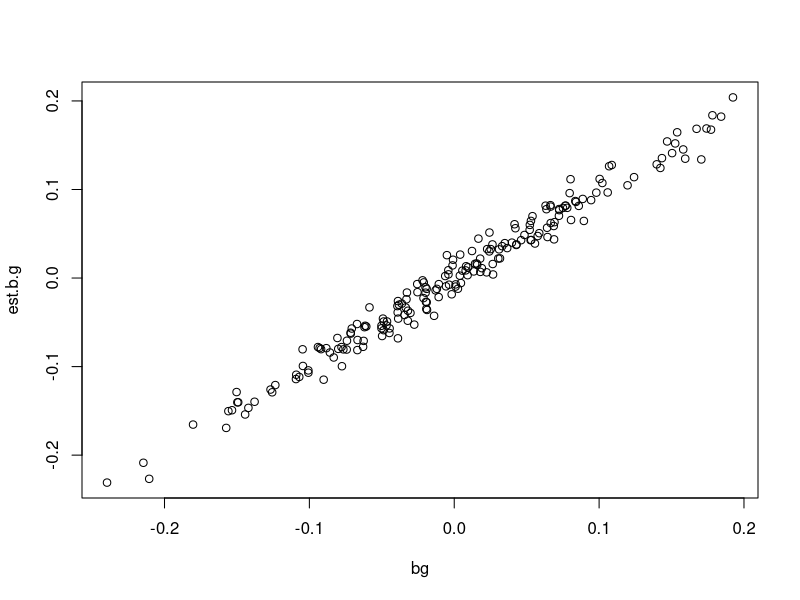
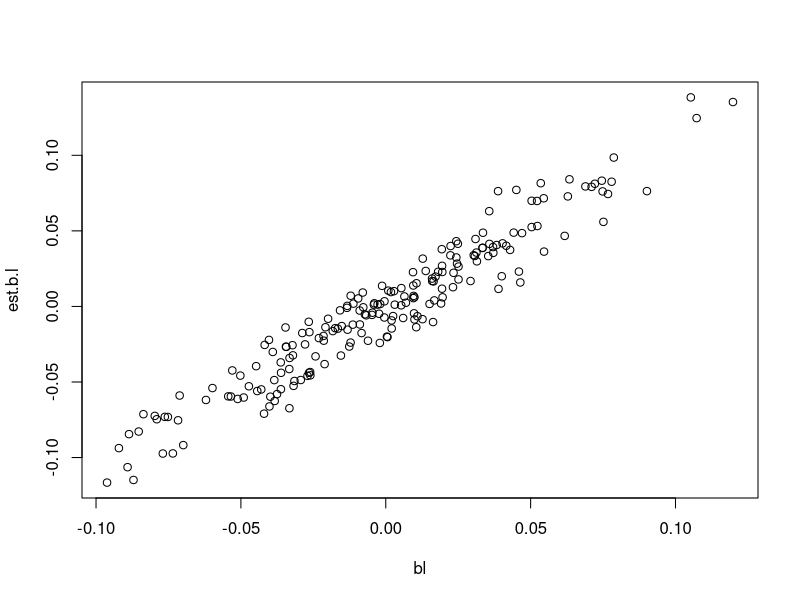

Write the R code that produced these figures, in order. (Note: a time limit stopped this script after it produced the figures.)
## ---- chunk 1
knitr::opts_chunk$set(echo = TRUE)
## ---- chunk 2

library(data.table)
library(ggplot2)
library(dplyr)

## ---- chunk 3


## ---- chunk 4

f1 = 0.8 #frequency in pop1
f2 = 0.3 # frequency in pop2
fbar = (f1 + f2)/2
theta = 0.5 #admixture fraction
nloci = 200 #number of loci
vg = 0.8 #desired total genetic variance

## ---- chunk 5

#simulate genotypes for pop1 (200 loci and 1000 individuals)
geno1 = replicate(nloci, rbinom(1000, 2, f1))

#simulate genotypes for pop2
geno2 = replicate(nloci, rbinom(1000, 2, f2))

## ---- chunk 6

#choose effect sizes for 200 loci
bg = matrix(
  rnorm(nloci, 0, sd= sqrt(vg/(nloci*2*fbar*( 1 - fbar)))), 
  nrow = nloci, ncol = 1)

## ---- chunk 7

#calculate variance between populations
pbar = (f1 + f2)/2
vtotal = sum(2 * bg^2 * fbar * (1 - fbar))
vwithin = sum(2*(bg^2)*f1*(1 - f1) + 2*(bg^2)*f2*(1 - f2))/2
vbetween = vtotal - vwithin

## ---- chunk 8

#simulate local ancestry in admixed population
#admixture fraction: 0.5
lanc = replicate(nloci, rbinom(10000, 2, fbar))

## ---- chunk 9
#simulate genotypes
geno.admix = structure(sapply(lanc, function(x){
  if(x == 0){
    g1 = rbinom(1, 1, f1)
    g2 = rbinom(1, 1, f1)
  }
  if(x == 1){
    g1 = rbinom(1, 1, f1)
    g2 = rbinom(1, 1, f1)
  }
  if(x == 2){
    g1 = rbinom(1, 1, f2)
    g2 = rbinom(1, 1, f2)
  }
  return(g1 + g2)
}), dim = dim(lanc))

## ---- chunk 10

#generate genetic value in admixed population
gvalue.admix = t(t(bg)%*%t(geno.admix))

## ---- chunk 11

#estimate effect size for genotypes and local ancestry
est.b.g = matrix(NA, nrow = nloci, ncol = 1)
est.b.l = matrix(NA, nrow = nloci, ncol = 1)

for(i in 1:nloci){
  l1 = lm(gvalue.admix ~ geno.admix[,i])
  s1 = summary(l1)$coefficients
  est.b.g[i,1] = s1[2,1]
  
  l2 = lm(gvalue.admix ~ lanc[,i])
  s2 = summary(l2)$coefficients
  est.b.l[i,1] = s2[2,1]
}

## ---- chunk 12

bl = bg * (f2 - f1) 

#estimated and expected effect size of genotype
plot(bg, est.b.g)

#estimate and expected effect size of ancestry
plot(bl, est.b.l)

## ---- chunk 13

#calculate expected genetic variance due to local ancestry
#approach 1: using true genotype effect sizes
exp.vg.ancestry1 = 2*0.5*(1 - 0.5)*sum(bg^2  * (0.8 - 0.3)^2)

#approach 2: using true local ancestry effect sizes
exp.vg.ancestry2 = 2*0.5*(1 - 0.5)*sum(bl^2)

#calculate observed genetic variance due to local ancestry
#approach 1: generate genetic values using estimated effect sizes and calculate variance in genetic values
gvalues.est.lanc = t(t(est.b.l) %*% t(lanc))
obs.vg.ancestry1 = var(gvalues.est.lanc)

#approach 2: square the effect sizes of ancestry and so on.
obs.vg.ancestry2 = sum(est.b.l^2 * 
      2*(apply(lanc, 2, mean)/2) * 
      ( 1- apply(lanc, 2, mean)/2))

data.table(expected = c(exp.vg.ancestry1, exp.vg.ancestry2), 
           observed = c(obs.vg.ancestry1, obs.vg.ancestry2))

## ---- chunk 14

sim.vg_lanc = function(){
  bg = matrix(
    rnorm(nloci, 0, sd= sqrt(vg/(nloci*2*fbar*( 1 - fbar)))), 
    nrow = nloci, ncol = 1)
  
  #generate genetic value in admixed population
  gvalue.admix = t(t(bg)%*%t(geno.admix))
  
  #estimate effect size for genotypes and local ancestry
  est.b.g = matrix(NA, nrow = nloci, ncol = 1)
  est.b.l = matrix(NA, nrow = nloci, ncol = 1)
  
  for(i in 1:nloci){
    # l1 = lm(gvalue.admix ~ geno.admix[,i])
    # s1 = summary(l1)$coefficients
    # est.b.g[i,1] = s1[2,1]
    
    l2 = lm(gvalue.admix ~ lanc[,i])
    s2 = summary(l2)$coefficients
    est.b.l[i,1] = s2[2,1]
  }
  
  #use estimated betas to get best fit values
  #otherwise variance is going to include error variance
  bl = bg*(f2 - f1)
  fitted_b = fitted(lm(est.b.l ~ bl))
  
  obs.vg.ancestry2 = sum(fitted_b^2 * 
                           2*(apply(lanc, 2, mean)/2) * 
                           ( 1- apply(lanc, 2, mean)/2))
  
  return(obs.vg.ancestry2)
  
}

vg_lanc = replicate(100, sim.vg_lanc())


## ---- chunk 15

kmat.l  = lanc %*% t(lanc)

varcomp = function(sg, se){
  ninds = nrow(kmat.l)
  
  S = sg*kmat.l + se*diag(ninds)
  logL = -0.5*2*log(2*pi) + 0.5*log(det(S)) - 0.5 * t(gvalue.admix) %*% inv(S) %*% gvalue.admix
  return(logL)
}
